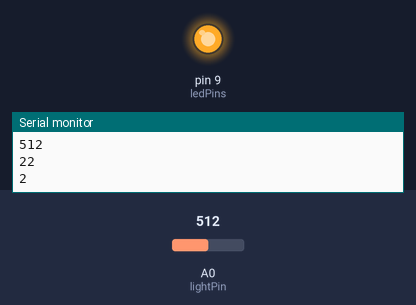
Simulated run of this sketch. Board: Arduino Uno, built with avr-gcc and run on an emulated ATmega328P. Shown: output pins drawn as LEDs (lit = HIGH), the last lines printed to the serial monitor. The inputs (shaded band) are chosen by the test bench; at power-on: A0 (lightPin) = 512.

Above: at 0.91 s.
1.3 s: A0 (lightPin) set to 242
4.3 s: A0 (lightPin) set to 215
At 5.4 s:
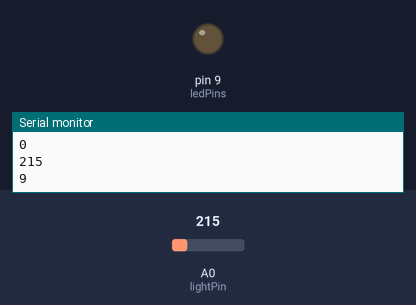
5.8 s: A0 (lightPin) set to 306
At 6.32 s:
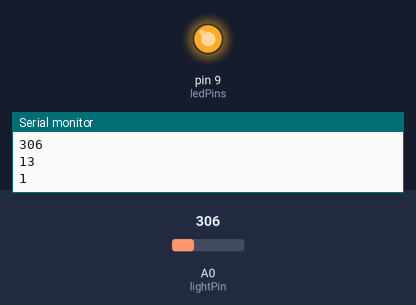
8.8 s: A0 (lightPin) set to 122
At 10.1 s:
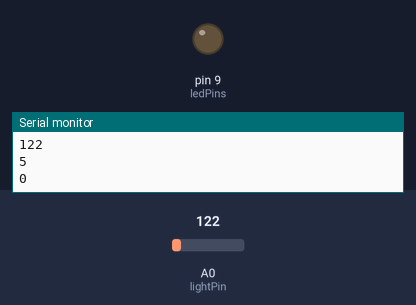
Timing chart, 0 to 11.3 s (numbered marks = the images above; inputs shaded):
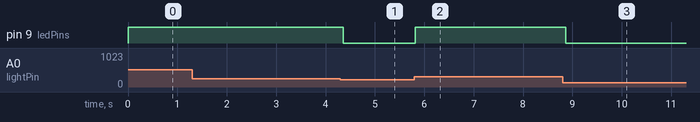

The sketch:

photoresistor.ino
```cpp
int lightVal = 0;
int lightPin = 0; //Light sensor pin
int ledPins = 9;

void setup(){
  for(int i =0;i<3;i++){
    pinMode(ledPins,OUTPUT);
  }
  Serial.begin(9600);
}

void loop(){
  lightVal = analogRead(lightPin);
  Serial.println(lightVal);
  lightVal = map(lightVal, 6, 679, 0, 30);
  Serial.println(lightVal);
  lightVal /= 10;
  Serial.println(lightVal);
  for(int i =0;i<lightVal;i++){
    digitalWrite(ledPins,HIGH);
    delay(100);
     digitalWrite(ledPins,LOW);
    delay(1);
  }
}
```

Measured:
- the behaviour switches between 231 and 230 on A0 (lightPin) (found by bisection; images 0 and 1)
- after the input at 4.3 s, pin 9 (ledPins): HIGH → LOW after 0.06 s
- after the input at 5.8 s, pin 9 (ledPins): LOW → HIGH at once
- after the input at 8.8 s, pin 9 (ledPins): HIGH → LOW after 0.07 s
